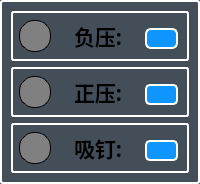
                  <widget class="QWidget" name="widget_32" native="true">
                   <property name="styleSheet">
                    <string notr="true">border-radius:3px;
border-width:2px;
border-style:solid;
border-color:white;
background-color:#434e59;</string>
                   </property>
                   <layout class="QVBoxLayout" name="verticalLayout_32">
                    <item>
                     <widget class="QWidget" name="widget_37" native="true">
                      <property name="styleSheet">
                       <string notr="true">border-radius:3px;
border-width:2px;
border-style:solid;
border-color:white;</string>
                      </property>
                      <layout class="QHBoxLayout" name="horizontalLayout_35" stretch="1,1,1">
                       <property name="leftMargin">
                        <number>3</number>
                       </property>
                       <property name="topMargin">
                        <number>3</number>
                       </property>
                       <property name="rightMargin">
                        <number>3</number>
                       </property>
                       <property name="bottomMargin">
                        <number>3</number>
                       </property>
                       <item>
                        <widget class="QLabel" name="label_PLC_Vacuum">
                         <property name="font">
                          <font>
                           <family>微软雅黑</family>
                           <pointsize>16</pointsize>
                           <weight>75</weight>
                           <bold>true</bold>
                          </font>
                         </property>
                         <property name="styleSheet">
                          <string notr="true">min-width:30px;
min-height:30px;
max-width:30px;
max-height:30px;
border-radius:15px;
border:1px solid black;
background:grey
</string>
                         </property>
                         <property name="text">
                          <string/>
                         </property>
                        </widget>
                       </item>
                       <item>
                        <widget class="QLabel" name="label_42">
                         <property name="sizePolicy">
                          <sizepolicy hsizetype="Fixed" vsizetype="Preferred">
                           <horstretch>0</horstretch>
                           <verstretch>0</verstretch>
                          </sizepolicy>
                         </property>
                         <property name="font">
                          <font>
                           <family>Microsoft Yahei</family>
                           <pointsize>16</pointsize>
                           <weight>75</weight>
                           <italic>false</italic>
                           <bold>true</bold>
                          </font>
                         </property>
                         <property name="styleSheet">
                          <string notr="true">font:bold  &quot;Times New Roman&quot;;    
font-family:Microsoft Yahei;
padding:6px;
border:none;
</string>
                         </property>
                         <property name="text">
                          <string>负压:</string>
                         </property>
                        </widget>
                       </item>
                       <item>
                        <widget class="QPushButton" name="pushButton_PLC_Vacuum">
                         <property name="sizePolicy">
                          <sizepolicy hsizetype="Fixed" vsizetype="Fixed">
                           <horstretch>0</horstretch>
                           <verstretch>0</verstretch>
                          </sizepolicy>
                         </property>
                         <property name="autoFillBackground">
                          <bool>false</bool>
                         </property>
                         <property name="styleSheet">
                          <string notr="true">QPushButton
{
	margin-top:6px;
    font-family:Microsoft Yahei;
    color:white;
    background-color:rgb(14 , 150 , 254);
    border-radius:6px;
	border-width:2px;
	border-style:solid;
	border-color:white;
}

QPushButton:hover
{
    background-color:rgb(44 , 137 , 255);
}

QPushButton:pressed
{
    background-color:rgb(14 , 135 , 228);
    padding-left:3px;
    padding-top:3px;
}
</string>
                         </property>
                         <property name="text">
                          <string/>
                         </property>
                         <property name="icon">
                          <iconset resource="resources/resources.qrc">
                           <normaloff>:/icons/icons/switchOff.svg</normaloff>:/icons/icons/switchOff.svg</iconset>
                         </property>
                         <property name="iconSize">
                          <size>
                           <width>60</width>
                           <height>30</height>
                          </size>
                         </property>
                         <property name="flat">
                          <bool>true</bool>
                         </property>
                        </widget>
                       </item>
                      </layout>
                     </widget>
                    </item>
                    <item>
                     <widget class="QWidget" name="widget_38" native="true">
                      <property name="styleSheet">
                       <string notr="true">border-radius:3px;
border-width:2px;
border-style:solid;
border-color:white;</string>
                      </property>
                      <layout class="QHBoxLayout" name="horizontalLayout_36" stretch="1,1,1">
                       <property name="spacing">
                        <number>6</number>
                       </property>
                       <property name="leftMargin">
                        <number>3</number>
                       </property>
                       <property name="topMargin">
                        <number>3</number>
                       </property>
                       <property name="rightMargin">
                        <number>3</number>
                       </property>
                       <property name="bottomMargin">
                        <number>3</number>
                       </property>
                       <item>
                        <widget class="QLabel" name="label_PLC_DestroyVacuum">
                         <property name="font">
                          <font>
                           <family>微软雅黑</family>
                           <pointsize>16</pointsize>
                           <weight>75</weight>
                           <bold>true</bold>
                          </font>
                         </property>
                         <property name="styleSheet">
                          <string notr="true">min-width:30px;
min-height:30px;
max-width:30px;
max-height:30px;
border-radius:15px;
border:1px solid black;
background:grey
</string>
                         </property>
                         <property name="text">
                          <string/>
                         </property>
                        </widget>
                       </item>
                       <item>
                        <widget class="QLabel" name="label_45">
                         <property name="sizePolicy">
                          <sizepolicy hsizetype="Fixed" vsizetype="Preferred">
                           <horstretch>0</horstretch>
                           <verstretch>0</verstretch>
                          </sizepolicy>
                         </property>
                         <property name="font">
                          <font>
                           <family>Microsoft Yahei</family>
                           <pointsize>16</pointsize>
                           <weight>75</weight>
                           <italic>false</italic>
                           <bold>true</bold>
                          </font>
                         </property>
                         <property name="styleSheet">
                          <string notr="true">font:bold  &quot;Times New Roman&quot;;    
font-family:Microsoft Yahei;
padding:6px;
border:none;
</string>
                         </property>
                         <property name="text">
                          <string>正压:</string>
                         </property>
                        </widget>
                       </item>
                       <item>
                        <widget class="QPushButton" name="pushButton_PLC_DestroyVacuum">
                         <property name="sizePolicy">
                          <sizepolicy hsizetype="Fixed" vsizetype="Fixed">
                           <horstretch>0</horstretch>
                           <verstretch>0</verstretch>
                          </sizepolicy>
                         </property>
                         <property name="styleSheet">
                          <string notr="true">QPushButton
{
	margin-top:6px;
    font-family:Microsoft Yahei;
    color:white;
    background-color:rgb(14 , 150 , 254);
    border-radius:5px;
	border-width:2px;
	border-style:solid;
	border-color:white;
}

QPushButton:hover
{
    background-color:rgb(44 , 137 , 255);
}

QPushButton:pressed
{
    background-color:rgb(14 , 135 , 228);
    padding-left:3px;
    padding-top:3px;
}
</string>
                         </property>
                         <property name="text">
                          <string/>
                         </property>
                         <property name="icon">
                          <iconset resource="resources/resources.qrc">
                           <normaloff>:/icons/icons/switchOff.svg</normaloff>:/icons/icons/switchOff.svg</iconset>
                         </property>
                         <property name="iconSize">
                          <size>
                           <width>60</width>
                           <height>30</height>
                          </size>
                         </property>
                         <property name="flat">
                          <bool>true</bool>
                         </property>
                        </widget>
                       </item>
                      </layout>
                     </widget>
                    </item>
                    <item>
                     <widget class="QWidget" name="widget_33" native="true">
                      <property name="styleSheet">
                       <string notr="true">border-radius:3px;
border-width:2px;
border-style:solid;
border-color:white;</string>
                      </property>
                      <layout class="QHBoxLayout" name="horizontalLayout_29" stretch="1,1,1">
                       <property name="leftMargin">
                        <number>3</number>
                       </property>
                       <property name="topMargin">
                        <number>3</number>
                       </property>
                       <property name="rightMargin">
                        <number>3</number>
                       </property>
                       <property name="bottomMargin">
                        <number>3</number>
                       </property>
                       <item>
                        <widget class="QLabel" name="label_PLC_SuckScrew">
                         <property name="font">
                          <font>
                           <family>微软雅黑</family>
                           <pointsize>16</pointsize>
                           <weight>75</weight>
                           <bold>true</bold>
                          </font>
                         </property>
                         <property name="styleSheet">
                          <string notr="true">min-width:30px;
min-height:30px;
max-width:30px;
max-height:30px;
border-radius:15px;
border:1px solid black;
background:grey
</string>
                         </property>
                         <property name="text">
                          <string/>
                         </property>
                        </widget>
                       </item>
                       <item>
                        <widget class="QLabel" name="label_34">
                         <property name="sizePolicy">
                          <sizepolicy hsizetype="Fixed" vsizetype="Preferred">
                           <horstretch>0</horstretch>
                           <verstretch>0</verstretch>
                          </sizepolicy>
                         </property>
                         <property name="font">
                          <font>
                           <family>Microsoft Yahei</family>
                           <pointsize>16</pointsize>
                           <weight>75</weight>
                           <italic>false</italic>
                           <bold>true</bold>
                          </font>
                         </property>
                         <property name="styleSheet">
                          <string notr="true">font:bold  &quot;Times New Roman&quot;;    
font-family:Microsoft Yahei;
padding:6px;
border:none;
</string>
                         </property>
                         <property name="text">
                          <string>吸钉:</string>
                         </property>
                        </widget>
                       </item>
                       <item>
                        <widget class="QPushButton" name="pushButton_PLC_SuckScrew">
                         <property name="sizePolicy">
                          <sizepolicy hsizetype="Fixed" vsizetype="Fixed">
                           <horstretch>0</horstretch>
                           <verstretch>0</verstretch>
                          </sizepolicy>
                         </property>
                         <property name="styleSheet">
                          <string notr="true">QPushButton
{
	margin-top:6px;
    font-family:Microsoft Yahei;
    color:white;
    background-color:rgb(14 , 150 , 254);
    border-radius:5px;
	border-width:2px;
	border-style:solid;
	border-color:white;
}

QPushButton:hover
{
    background-color:rgb(44 , 137 , 255);
}

QPushButton:pressed
{
    background-color:rgb(14 , 135 , 228);
    padding-left:3px;
    padding-top:3px;
}
</string>
                         </property>
                         <property name="text">
                          <string/>
                         </property>
                         <property name="icon">
                          <iconset resource="resources/resources.qrc">
                           <normaloff>:/icons/icons/switchOff.svg</normaloff>:/icons/icons/switchOff.svg</iconset>
                         </property>
                         <property name="iconSize">
                          <size>
                           <width>60</width>
                           <height>30</height>
                          </size>
                         </property>
                         <property name="flat">
                          <bool>true</bool>
                         </property>
                        </widget>
                       </item>
                      </layout>
                     </widget>
                    </item>
                   </layout>
                  </widget>
